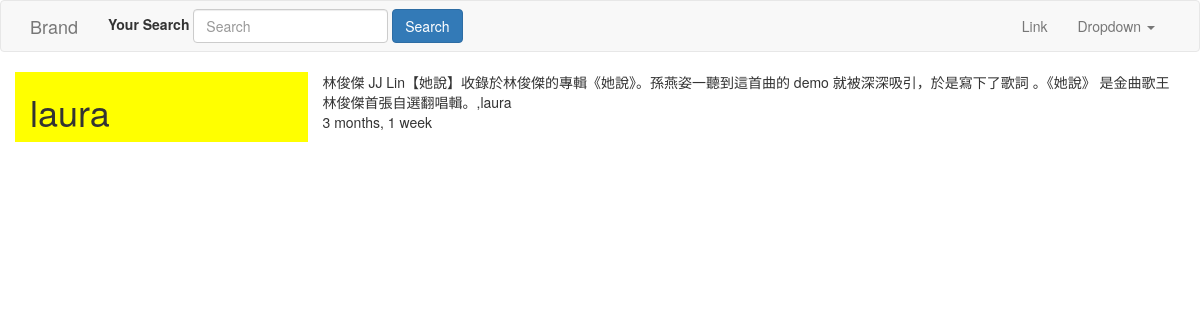
The app's page /tweet/38/, older data.
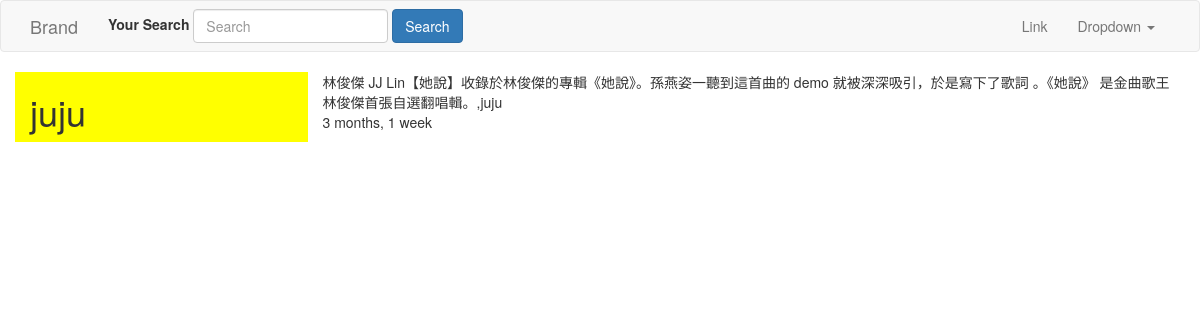
The same page, newer data.
### tweets/models.py (models this page shows, shortened)
class Tweet(models.Model):
    parent      = models.ForeignKey("self",blank=True,null=True)
    user        = models.ForeignKey(settings.AUTH_USER_MODEL)
    content     = models.CharField(max_length=140,validators=[validate_content])
    timestamp    = models.DateTimeField(auto_now_add=True)
    updated      = models.DateTimeField(auto_now=True)
    objects = TweetManager()
    class Meta:
        ordering = ['-timestamp']

### tweets/views.py (the view)
# urls.py: url(r'^(?P<pk>\d+)/$', TweetDetailView.as_view(),name="detail"),
class TweetDetailView(DetailView):
    template_name = "tweets/detail_view.html"
    queryset = Tweet.objects.all()
    def get_object(self):
        pk = self.kwargs.get("pk")
        obj = get_object_or_404(Tweet,pk =pk)
        return obj

### templates/tweets/detail_view.html
{% extends "base.html"%}
{%block content%}
<div class="row">
    <div class="col-sm-3 col-xs-12" style="background-color:yellow;">
        <h1>{{object.user}} </h1>
    </div>
        <div class="col-sm-9 col-xs-12">
        {{object.content}},{{object.user}} <br>
        {{object.timestamp|timesince}}
    </div>
</div>
{%endblock content%}

### templates/base.html (shortened to what this page needs)
{%load static%}
<html lang="en">
  <head>
    <link href="{% static 'css/bootstrap.min.css' %}" rel="stylesheet">
  </head>
  <body>
    {%include "navbar.html"%}
    <div class="container">
        {%block content%}
        {%endblock content%}
    </div>
  </body>
</html>

### templates/navbar.html (shortened to what this page needs)
<nav class="navbar navbar-default">
  <div class="container">
    <div class="navbar-header">
      <a class="navbar-brand" href="#">Brand</a>
    </div>
    {%include "tweets/search_form.html"%}
    <div class="collapse navbar-collapse" id="bs-example-navbar-collapse-1">
      <ul class="nav navbar-nav navbar-right">
        <li><a href="#">Link</a></li>
        <li class="dropdown">
          <a href="#" class="dropdown-toggle" data-toggle="dropdown" role="button" aria-haspopup="true" aria-expanded="false">Dropdown <span class="caret"></span></a>
        </li>
      </ul>
    </div>
  </div>
</nav>

### templates/tweets/search_form.html
<form id="navbar-search-form" class="navbar-form navbar-left" method="GET" action='{% url "tweet:list" %}'>
    <div class="form-group">
        <label for="q">Your Search</label>
        <input class="form-control mb-2 mr-sm-2 mb-sm-0" type="text" name="q"
               placeholder="Search" value="{{request.GET.q}}">
    </div>
    <input class="btn btn-primary" type="submit" value="Search">
</form>

Row changes from the older to the newer data that the page shows:
changed Tweet: user "laura" → "juju"
